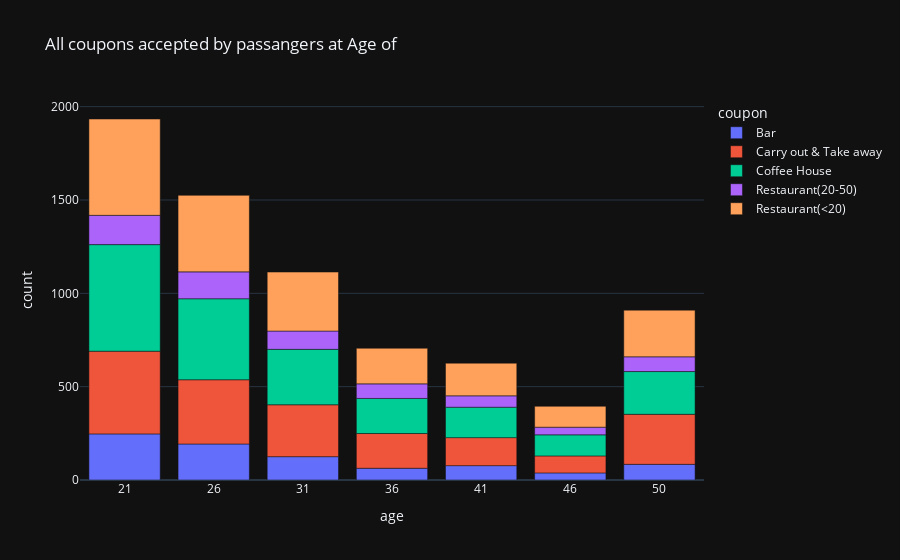

This figure's notebook cell:
### Code cell
df_new_y_cp = df_new[df_new['Y'] == 1].copy() 
df_gr_ag = df_new_y_cp.groupby(['coupon','age'], group_keys=False)[['Y']].agg(sum)
df_gr_ag.reset_index(inplace=True)
df_gr_ag.rename(columns={'Y':'count'}, inplace=True)
#df_gr_ag.sort_values(by=['count',], ascending=False).head(15)
fig2 = px.bar(df_gr_ag, x='age', y='count', color='coupon', title="All coupons accepted by passangers at Age of")
fig2.show()

### Figure 1 — Plotly figure (JSON) as saved in the notebook; plotly's stock layout.template omitted (floating-point values rounded to 4 significant figures)
{"data": [{"alignmentgroup": "True", "hovertemplate": "coupon=Bar<br>age=%{x}<br>count=%{y}<extra></extra>", "legendgroup": "Bar", "marker": {"color": "#636efa", "pattern": {"shape": ""}}, "name": "Bar", "offsetgroup": "Bar", "orientation": "v", "showlegend": true, "textposition": "auto", "x": ["21", "26", "31", "36", "41", "46", "50"], "xaxis": "x", "y": [247, 193, 125, 63, 77, 38, 84], "yaxis": "y", "type": "bar"}, {"alignmentgroup": "True", "hovertemplate": "coupon=Carry out & Take away<br>age=%{x}<br>count=%{y}<extra></extra>", "legendgroup": "Carry out & Take away", "marker": {"color": "#EF553B", "pattern": {"shape": ""}}, "name": "Carry out & Take away", "offsetgroup": "Carry out & Take away", "orientation": "v", "showlegend": true, "textposition": "auto", "x": ["21", "26", "31", "36", "41", "46", "50"], "xaxis": "x", "y": [443, 344, 278, 186, 150, 91, 268], "yaxis": "y", "type": "bar"}, {"alignmentgroup": "True", "hovertemplate": "coupon=Coffee House<br>age=%{x}<br>count=%{y}<extra></extra>", "legendgroup": "Coffee House", "marker": {"color": "#00cc96", "pattern": {"shape": ""}}, "name": "Coffee House", "offsetgroup": "Coffee House", "orientation": "v", "showlegend": true, "textposition": "auto", "x": ["21", "26", "31", "36", "41", "46", "50"], "xaxis": "x", "y": [571, 434, 297, 188, 163, 113, 229], "yaxis": "y", "type": "bar"}, {"alignmentgroup": "True", "hovertemplate": "coupon=Restaurant(20-50)<br>age=%{x}<br>count=%{y}<extra></extra>", "legendgroup": "Restaurant(20-50)", "marker": {"color": "#ab63fa", "pattern": {"shape": ""}}, "name": "Restaurant(20-50)", "offsetgroup": "Restaurant(20-50)", "orientation": "v", "showlegend": true, "textposition": "auto", "x": ["21", "26", "31", "36", "41", "46", "50"], "xaxis": "x", "y": [157, 144, 98, 78, 61, 41, 79], "yaxis": "y", "type": "bar"}, {"alignmentgroup": "True", "hovertemplate": "coupon=Restaurant(<20)<br>age=%{x}<br>count=%{y}<extra></extra>", "legendgroup": "Restaurant(<20)", "marker": {"color": "#FFA15A", "pattern": {"shape": ""}}, "name": "Restaurant(<20)", "offsetgroup": "Restaurant(<20)", "orientation": "v", "showlegend": true, "textposition": "auto", "x": ["21", "26", "31", "36", "41", "46", "50"], "xaxis": "x", "y": [516, 410, 316, 191, 175, 112, 250], "yaxis": "y", "type": "bar"}], "layout": {"xaxis": {"anchor": "y", "domain": [0.0, 1.0], "title": {"text": "age"}}, "yaxis": {"anchor": "x", "domain": [0.0, 1.0], "title": {"text": "count"}}, "legend": {"title": {"text": "coupon"}, "tracegroupgap": 0}, "title": {"text": "All coupons accepted by passangers at Age of"}, "barmode": "relative"}}
